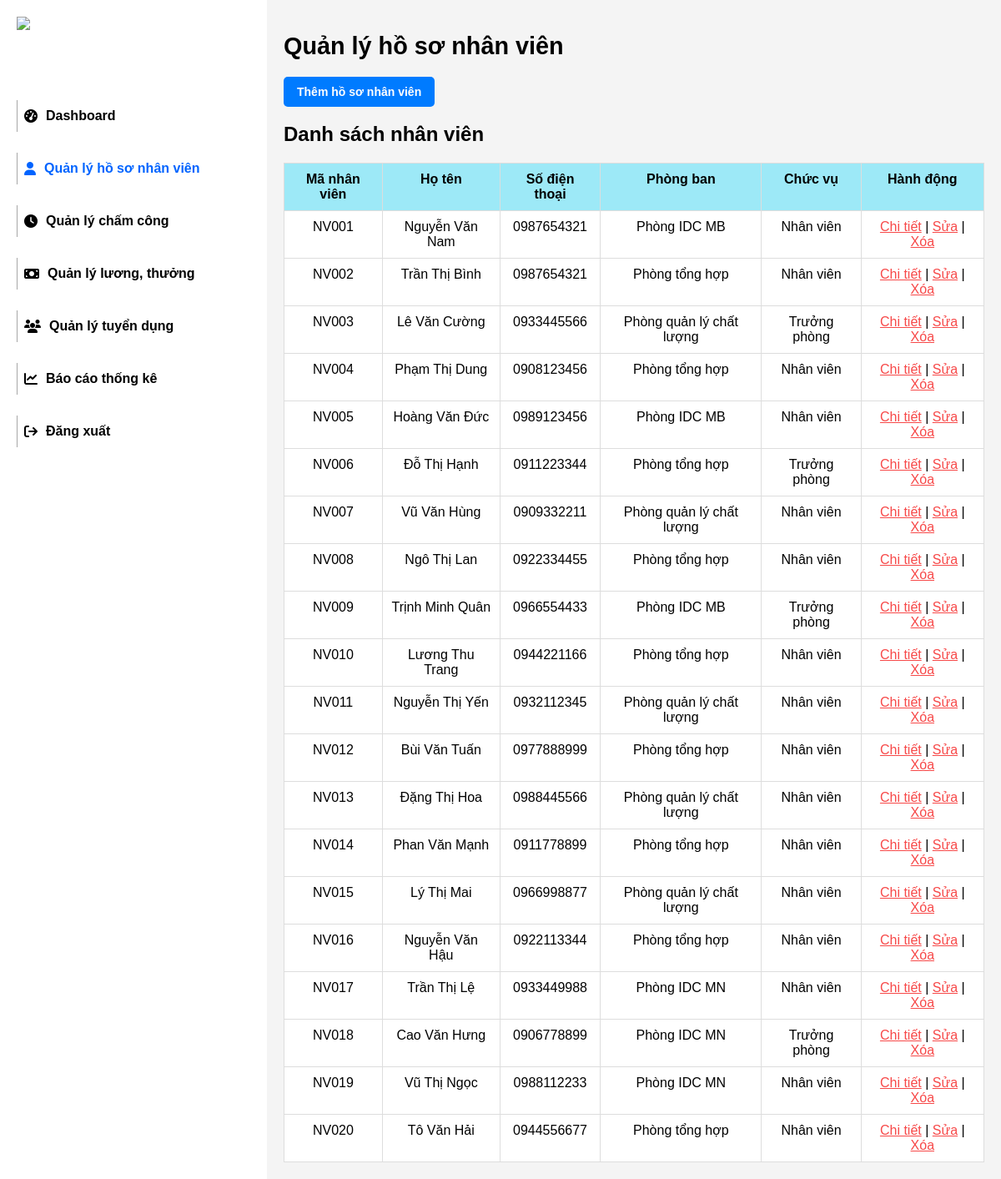
The app's page /ql_hsnhanvien.php with its own data.
### tables this page shows
CREATE TABLE `hs_nhan_vien` (
  `ma_nv` varchar(20) NOT NULL,
  `ho_ten` varchar(100) NOT NULL,
  `gioi_tinh` enum('Nam','Nữ','Khác') DEFAULT NULL,
  `ngay_sinh` date DEFAULT NULL,
  `cccd` varchar(20) DEFAULT NULL,
  `sdt` varchar(20) DEFAULT NULL,
  `email` varchar(100) DEFAULT NULL,
  `dia_chi` text DEFAULT NULL,
  `phong_ban` varchar(100) DEFAULT NULL,
  `chuc_vu` varchar(100) DEFAULT NULL,
  `ngay_vao_lam` date DEFAULT NULL
);

### ql_hsnhanvien.php (the view, shortened to what this page needs)
<?php
include 'connect.php';
    $sql = "SELECT * FROM hs_nhan_vien";
    $result = $conn->query($sql);
?>
<!DOCTYPE html>
<html lang="en">
<head>
    <link rel="stylesheet" href="assets/font/fontawesome-free-6.7.2-web/fontawesome-free-6.7.2-web/css/all.css">
    <link rel="stylesheet" href="style.css">
</head>
<body>
    <div class="container">
        <aside class="sidebar">
            <div class="logo">
                <img src="assets/img/logo.jpg" alt="Company Logo" width="60" height="60">
            </div>
            <nav>
                <ul>
                    <li><a href="dashboard.php"><label style="font-weight: bold;"><i class="fa-solid fa-gauge-high"></i></i>Dashboard</label></a></li>
                    <li><a href="ql_hsnhanvien.php"><label style="color:#0064ff;"><i class="fas fa-user"></i>Quản lý hồ sơ nhân viên</label></a></li>
                    <li><a href="ql_chamcong.php"><label><i class="fa-solid fa-clock"></i></i>Quản lý chấm công</label></a></li>
                    <li><a href="ql_luong.php"><label><i class="fa-solid fa-money-bill"></i>Quản lý lương, thưởng</label></a></li>
                    <li><a href="ql_tuyendung.php"><label><i class="fa-solid fa-users"></i></i>Quản lý tuyển dụng</label></a></li>
                    <li><a href="bc_nhansu.php"><label><i class="fas fa-chart-line"></i>Báo cáo thống kê</label></a></li>
                    <li>
                        <a href="dang_xuat.php" onclick="return confirm('Bạn có chắc chắn muốn đăng xuất?');">
                            <label><i class="fa-solid fa-arrow-right-from-bracket"></i> Đăng xuất</label>
                        </a>
                    </li>
                </ul>
            </nav>
        </aside>
        <section class="content">
            <h1>Quản lý hồ sơ nhân viên</h1>
            <a href="them_hsnv.php"><button class="btn" style="font-weight: 600; font-size: 14px;">Thêm hồ sơ nhân viên</button></a>
            <h2>Danh sách nhân viên</h2>
            <table>
                <thead>
                    <tr>
                        <th>Mã nhân viên</th>
                        <th>Họ tên</th>
                        <th>Số điện thoại</th>
                        <th>Phòng ban</th>
                        <th>Chức vụ</th>
                        <th>Hành động</th>
                    </tr>
                </thead>
                <tbody>
                    <?php
                    if ($result->num_rows > 0) {
                        while ($row = $result->fetch_assoc()) {
                            echo "<tr>
                                <td>{$row['ma_nv']}</td>
                                <td>{$row['ho_ten']}</td>
                                <td>{$row['sdt']}</td>
                                <td>{$row['phong_ban']}</td>
                                <td>{$row['chuc_vu']}</td>
                                <td>
                                    <a href='chitiet_hsnv.php?id={$row['ma_nv']}'>Chi tiết</a> |
                                    <a href='sua_hsnv.php?id={$row['ma_nv']}'>Sửa</a> |
                                    <a href='xoa_hsnv.php?id={$row['ma_nv']}' onclick=\"return confirm('Bạn có chắc chắn muốn xóa?');\">Xóa</a>
                                </td>
                            </tr>";
                        }
                    } else {
                        echo "<tr><td colspan='7' style='text-align: center;'>Không có nhân viên nào</td></tr>";
                    }
                    ?>
                </tbody>
            </table>
        </section>
    </div>
</body>
</html>

### style.css (style rules this page uses)
html, body, div, span, applet, object, iframe, h1, h2, h3, h4, h5, h6, p, blockquote, pre, a, abbr, acronym, address, big, cite, code, del, dfn, em, img, ins, kbd, q, s, samp, small, strike, strong, sub, sup, tt, var, b, u, i, center, dl, dt, dd, ol, ul, li, fieldset, form, label, legend, table, caption, tbody, tfoot, thead, tr, th, td, article, aside, canvas, details, embed, figure, figcaption, footer, header, hgroup, menu, nav, output, ruby, section, summary, time, mark, audio, video { margin: 0; padding: 0; border: 0; font-size: 100%; font: inherit; vertical-align: baseline; }
html { scroll-behavior: smooth; }
body { margin: 0; font-family: Arial, sans-serif; background-color: #f4f4f4; }
.container { display: flex; }
h1 { display: block; font-size: 1.8em; margin-top: 0.67em; margin-bottom: 0.67em; margin-left: 0; margin-right: 0; font-weight: bold; }
h2 { display: block; font-size: 1.5em; margin-top: 0.83em; margin-bottom: 0.83em; margin-left: 0; margin-right: 0; font-weight: bold; }
.sidebar { width: 280px; background: #fff; color: white; padding: 20px; min-height: 95.5vh; }
.logo { display: flex; align-items: center; margin-bottom: 40px; }
.logo img { margin-right: 10px; }
nav ul { list-style: none; padding: 0; }
nav ul li { margin: 25px 0; padding-left: 8px; border-left: 1px solid #a7a7a7; }
nav ul li a { text-decoration: none; }
nav ul li label { color: #000; text-decoration: none; font-weight: 600; display: flex; align-items: center; cursor: pointer; padding: 10px 0; transition: color 0.3s ease; }
nav ul li label i { margin-right: 10px; }
.content { flex: 1; padding: 20px; display: block; }
table { width: 100%; border-collapse: collapse; background: white; }
table, th, td { border: 1px solid #ddd; }
th, td { padding: 10px; text-align: center; }
td a { color: rgb(247, 73, 73); }
th { background: #9de9f7; font-weight: 600; }
.btn { background-color: #007bff; color: white; padding: 10px 16px; border: none; border-radius: 5px; cursor: pointer; }

### records on screen
hs_nhan_vien: ma_nv "NV001", ho_ten "Nguyễn Văn Nam", sdt "0987654321", phong_ban "Phòng IDC MB", chuc_vu "Nhân viên"
hs_nhan_vien: ma_nv "NV002", ho_ten "Trần Thị Bình", sdt "0987654321", phong_ban "Phòng tổng hợp", chuc_vu "Nhân viên"
hs_nhan_vien: ma_nv "NV003", ho_ten "Lê Văn Cường", sdt "0933445566", phong_ban "Phòng quản lý chất lượng", chuc_vu "Trưởng phòng"
hs_nhan_vien: ma_nv "NV004", ho_ten "Phạm Thị Dung", sdt "0908123456", phong_ban "Phòng tổng hợp", chuc_vu "Nhân viên"
hs_nhan_vien: ma_nv "NV005", ho_ten "Hoàng Văn Đức", sdt "0989123456", phong_ban "Phòng IDC MB", chuc_vu "Nhân viên"
hs_nhan_vien: ma_nv "NV006", ho_ten "Đỗ Thị Hạnh", sdt "0911223344", phong_ban "Phòng tổng hợp", chuc_vu "Trưởng phòng"
hs_nhan_vien: ma_nv "NV007", ho_ten "Vũ Văn Hùng", sdt "0909332211", phong_ban "Phòng quản lý chất lượng", chuc_vu "Nhân viên"
hs_nhan_vien: ma_nv "NV008", ho_ten "Ngô Thị Lan", sdt "0922334455", phong_ban "Phòng tổng hợp", chuc_vu "Nhân viên"
hs_nhan_vien: ma_nv "NV009", ho_ten "Trịnh Minh Quân", sdt "0966554433", phong_ban "Phòng IDC MB", chuc_vu "Trưởng phòng"
hs_nhan_vien: ma_nv "NV010", ho_ten "Lương Thu Trang", sdt "0944221166", phong_ban "Phòng tổng hợp", chuc_vu "Nhân viên"
hs_nhan_vien: ma_nv "NV011", ho_ten "Nguyễn Thị Yến", sdt "0932112345", phong_ban "Phòng quản lý chất lượng", chuc_vu "Nhân viên"
hs_nhan_vien: ma_nv "NV012", ho_ten "Bùi Văn Tuấn", sdt "0977888999", phong_ban "Phòng tổng hợp", chuc_vu "Nhân viên"
hs_nhan_vien: ma_nv "NV013", ho_ten "Đặng Thị Hoa", sdt "0988445566", phong_ban "Phòng quản lý chất lượng", chuc_vu "Nhân viên"
hs_nhan_vien: ma_nv "NV014", ho_ten "Phan Văn Mạnh", sdt "0911778899", phong_ban "Phòng tổng hợp", chuc_vu "Nhân viên"
hs_nhan_vien: ma_nv "NV015", ho_ten "Lý Thị Mai", sdt "0966998877", phong_ban "Phòng quản lý chất lượng", chuc_vu "Nhân viên"
hs_nhan_vien: ma_nv "NV016", ho_ten "Nguyễn Văn Hậu", sdt "0922113344", phong_ban "Phòng tổng hợp", chuc_vu "Nhân viên"
hs_nhan_vien: ma_nv "NV017", ho_ten "Trần Thị Lệ", sdt "0933449988", phong_ban "Phòng IDC MN", chuc_vu "Nhân viên"
hs_nhan_vien: ma_nv "NV018", ho_ten "Cao Văn Hưng", sdt "0906778899", phong_ban "Phòng IDC MN", chuc_vu "Trưởng phòng"
hs_nhan_vien: ma_nv "NV019", ho_ten "Vũ Thị Ngọc", sdt "0988112233", phong_ban "Phòng IDC MN", chuc_vu "Nhân viên"
hs_nhan_vien: ma_nv "NV020", ho_ten "Tô Văn Hải", sdt "0944556677", phong_ban "Phòng tổng hợp", chuc_vu "Nhân viên"
